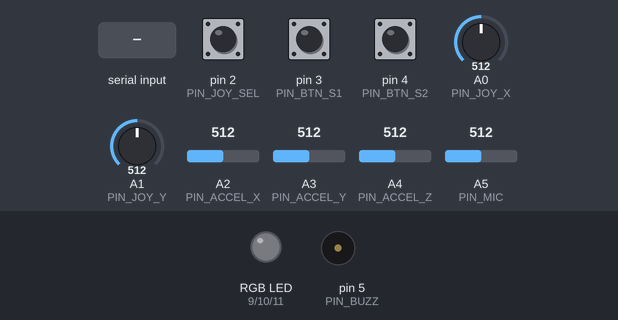
A sketch run on a simulated Arduino Uno, built with avr-gcc and run on an emulated ATmega328P. On the bench: an RGB LED mixed from three pins (HIGH = lit), buzzer (waves = sounding). Inputs (shaded band) come from the test bench; at power-on: pin 2 (PIN_JOY_SEL) HIGH, pin 3 (PIN_BTN_S1) HIGH, pin 4 (PIN_BTN_S2) HIGH, A0 (PIN_JOY_X) = 512, A1 (PIN_JOY_Y) = 512, A2 (PIN_ACCEL_X) = 512, A3 (PIN_ACCEL_Y) = 512, A4 (PIN_ACCEL_Z) = 512, A5 (PIN_MIC) = 512. What the sketch prints to the serial monitor is not drawn.

Above: at 1.2 s.
1.3 s: "BEEP:,45\n" received over Serial
Timing chart, 0 to 4.3 s (numbered marks = the images above; inputs shaded):
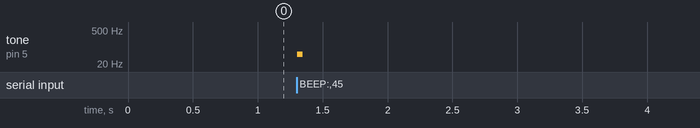

The sketch:

bridge.ino
```cpp
/*
 * USB JSON bridge for Arduino Uno R3 + BOOSTXL-EDUMKII analog subset.
 *
 * Upload from Windows with the Uno on COM4, 115200 baud.
 * Same sketch works later on the Pi at /dev/ttyACM0.
 *
 * Unwired analog pins read as noise/0 — that is expected for Phase 1.
 * Do not enable EXTERNAL AREF until AREF is jumpered to 3.3V.
 *
 * Incoming lines (newline-terminated):
 *   RGB:r,g,b          0-255 each
 *   BEEP:freq,ms       e.g. BEEP:880,150
 */

const uint8_t PIN_JOY_X = A0;
const uint8_t PIN_JOY_Y = A1;
const uint8_t PIN_JOY_SEL = 2;
const uint8_t PIN_ACCEL_X = A2;
const uint8_t PIN_ACCEL_Y = A3;
const uint8_t PIN_ACCEL_Z = A4;
const uint8_t PIN_MIC = A5;
const uint8_t PIN_BTN_S1 = 3;
const uint8_t PIN_BTN_S2 = 4;
const uint8_t PIN_BUZZ = 5;
const uint8_t PIN_LED_R = 9;
const uint8_t PIN_LED_G = 10;
const uint8_t PIN_LED_B = 11;

const unsigned long SAMPLE_MS = 100;

uint8_t ledR = 0;
uint8_t ledG = 0;
uint8_t ledB = 0;

String rxLine;

void applyRgb() {
  analogWrite(PIN_LED_R, ledR);
  analogWrite(PIN_LED_G, ledG);
  analogWrite(PIN_LED_B, ledB);
}

void setup() {
  Serial.begin(115200);

  pinMode(PIN_JOY_SEL, INPUT_PULLUP);
  pinMode(PIN_BTN_S1, INPUT_PULLUP);
  pinMode(PIN_BTN_S2, INPUT_PULLUP);
  pinMode(PIN_BUZZ, OUTPUT);
  pinMode(PIN_LED_R, OUTPUT);
  pinMode(PIN_LED_G, OUTPUT);
  pinMode(PIN_LED_B, OUTPUT);
  applyRgb();
}

void handleLine(String line) {
  line.trim();
  if (line.length() == 0) {
    return;
  }

  if (line.startsWith("RGB:")) {
    int c1 = line.indexOf(',', 4);
    int c2 = line.indexOf(',', c1 + 1);
    if (c1 < 0 || c2 < 0) {
      return;
    }
    ledR = (uint8_t)constrain(line.substring(4, c1).toInt(), 0, 255);
    ledG = (uint8_t)constrain(line.substring(c1 + 1, c2).toInt(), 0, 255);
    ledB = (uint8_t)constrain(line.substring(c2 + 1).toInt(), 0, 255);
    applyRgb();
    return;
  }

  if (line.startsWith("BEEP:")) {
    int c1 = line.indexOf(',', 5);
    if (c1 < 0) {
      return;
    }
    unsigned int freq = (unsigned int)constrain(line.substring(5, c1).toInt(), 50, 4000);
    unsigned long ms = (unsigned long)constrain(line.substring(c1 + 1).toInt(), 10, 1000);
    /* tone() uses Timer2, which also drives PWM on D11 (blue). Restore RGB after. */
    tone(PIN_BUZZ, freq, ms);
    delay(ms);
    noTone(PIN_BUZZ);
    applyRgb();
  }
}

void pollSerial() {
  while (Serial.available() > 0) {
    char ch = (char)Serial.read();
    if (ch == '\n' || ch == '\r') {
      if (rxLine.length() > 0) {
        handleLine(rxLine);
        rxLine = "";
      }
    } else if (rxLine.length() < 64) {
      rxLine += ch;
    } else {
      rxLine = "";
    }
  }
}

void loop() {
  pollSerial();

  static unsigned long lastSample = 0;
  unsigned long now = millis();
  if (now - lastSample < SAMPLE_MS) {
    return;
  }
  lastSample = now;

  int joyX = analogRead(PIN_JOY_X);
  int joyY = analogRead(PIN_JOY_Y);
  int sel = digitalRead(PIN_JOY_SEL) == LOW ? 1 : 0;
  int ax = analogRead(PIN_ACCEL_X);
  int ay = analogRead(PIN_ACCEL_Y);
  int az = analogRead(PIN_ACCEL_Z);
  int mic = analogRead(PIN_MIC);
  int s1 = digitalRead(PIN_BTN_S1) == LOW ? 1 : 0;
  int s2 = digitalRead(PIN_BTN_S2) == LOW ? 1 : 0;

  Serial.print(F("{\"joy\":["));
  Serial.print(joyX);
  Serial.print(',');
  Serial.print(joyY);
  Serial.print(',');
  Serial.print(sel);
  Serial.print(F("],\"accel\":["));
  Serial.print(ax);
  Serial.print(',');
  Serial.print(ay);
  Serial.print(',');
  Serial.print(az);
  Serial.print(F("],\"btn\":["));
  Serial.print(s1);
  Serial.print(',');
  Serial.print(s2);
  Serial.print(F("],\"mic\":"));
  Serial.print(mic);
  Serial.println('}');
}
```

Measured:
- after the input at 1.3 s, tone on pin 5 (PIN_BUZZ): silent → 50 Hz at once, → silent 0.05 s later
